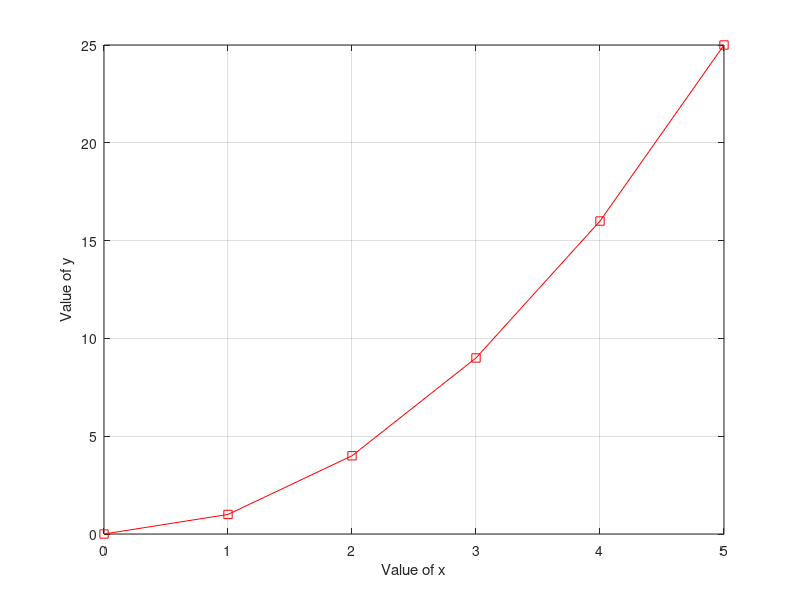

MATLAB code to generate this figure:
clc;
clear all;
x=0:1:5;

z=x.^2

y=@(x)(x.^2);

A=integral(y,0,5)

figure;

plot(x,z,'-rs')

xlabel('Value of x')

ylabel('Value of y')

grid on





